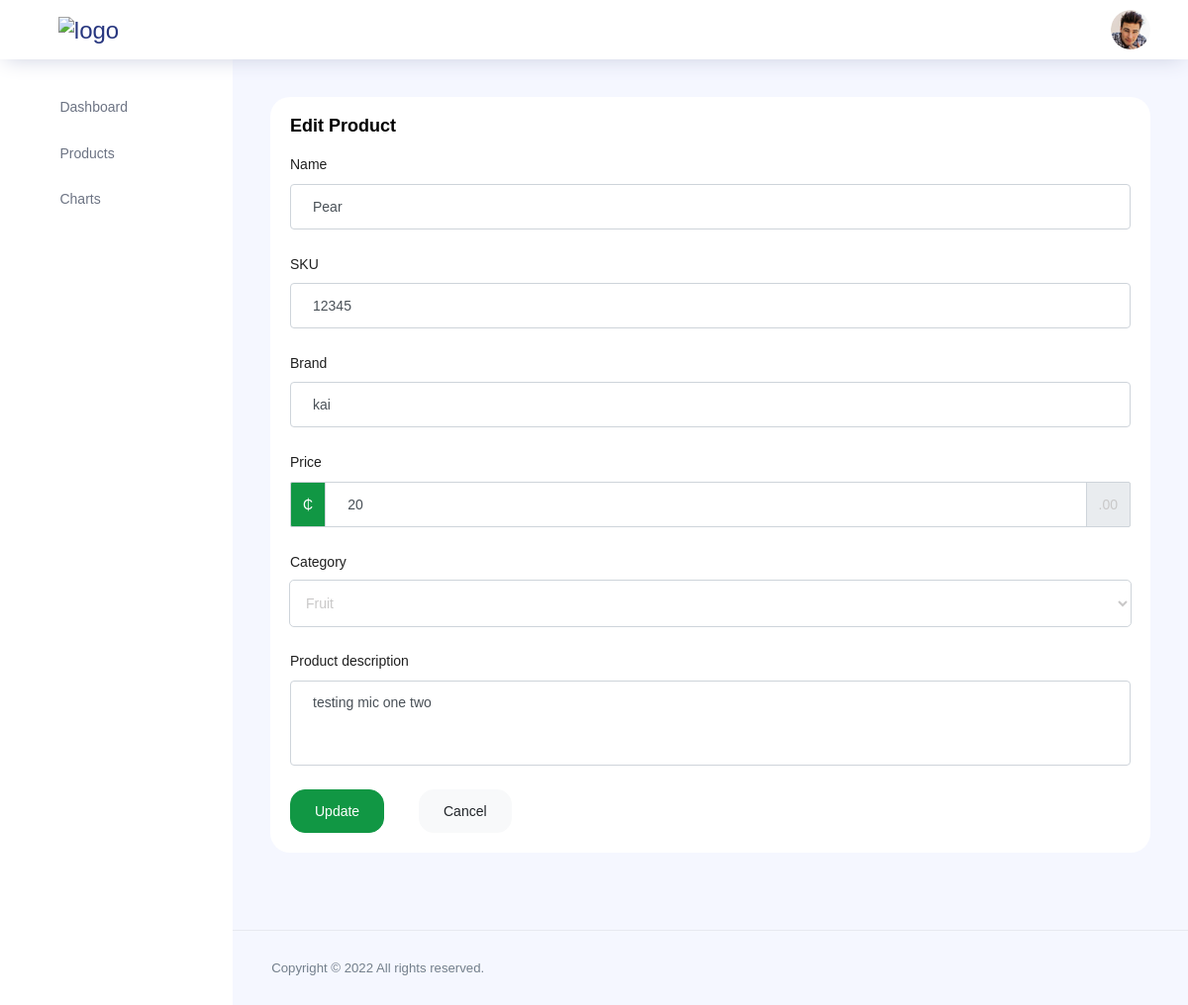
Page /edit/2/ on the committed database.
### main/models.py (models this page shows, shortened)
class product(models.Model):
    title = models.CharField(null=True,blank=True,max_length=400)
    desc = models.CharField(null=True,blank=True,max_length=700)
    sku = models.CharField(null=True,blank=True,max_length=20)
    brand = models.CharField(null=True,blank=True,max_length=500)
    price = models.CharField(null=True,blank=True,max_length=20)
    image = models.ImageField(upload_to='product_images')
    cat = models.CharField(null=True,blank=True,max_length=20)
    seller = models.ForeignKey(AUTH_USER_MODEL,on_delete=models.CASCADE)
    score = models.IntegerField(null=True,blank=True,default=0)
    added_on = models.DateTimeField(auto_now_add=True)

### seller/views.py (the view, shortened to what this page needs)
# urls.py: path('edit/<int:pid>/',views.edit, name="edit")
def edit(request,pid):
    context={}
    allcat = categorie.objects.all()
    context["allcat"] = allcat
    theproduct = product.objects.get(id=pid)
    if theproduct is not None:
        context["pro"] = theproduct
    else:
        print("Did not get the product")
    return render(request,"editproduct.html",context)

### seller/templates/editproduct.html (shortened to what this page needs)
{% extends 'basetemp.html' %}
{% block content %}
      <div class="main-panel">
        <div class="content-wrapper">
          <div class="row">
            <div class="col-12 grid-margin stretch-card">
              <div class="card">
                <div class="card-body">
                  <h4 class="card-title">Edit Product</h4>
                  <form class="forms-sample" method="post" action="" enctype="multipart/form-data">
                    <div class="form-group">
                      <label for="exampleInputName1">Name</label>
                      <input type="text" class="form-control" id="exampleInputName1" name="title" value={{pro.title}}>
                    </div>
                    <div class="form-group">
                        <label for="exampleInputName2">SKU</label>
                        <input type="text" class="form-control" id="exampleInputName1" Value={{pro.sku}} name="sku">
                    </div>
                    <div class="form-group">
                        <label for="exampleInputName3">Brand</label>
                        <input type="text" class="form-control" id="exampleInputName1" value={{pro.brand}} name="brand">
                    </div>
                    <div class="form-group">
                        <label for="theprice">Price</label>
                        <div class="input-group">
                          <div class="input-group-prepend">
                            <span class="input-group-text bg-primary text-white">&#8373;</span>
                          </div>
                          <input type="number" class="form-control" id="theprice" value={{pro.price}} name="price">
                          <div class="input-group-append">
                            <span class="input-group-text">.00</span>
                          </div>
                        </div>
                      </div>
                    <div class="form-group">
                      <label for="exampleSelectGender">Category</label>
                        <select class="form-control" id="exampleSelectGender" name="cat" >
                            <option class="selected" value={{pro.cat}}>{{pro.cat}}</option>
                        </select>
                      </div>
                    <div class="form-group">
                      <label for="exampleTextarea1">Product description</label>
                      <textarea class="form-control" id="exampleTextarea1" rows="4" name="desc">{{pro.desc}}</textarea>
                    </div>
                    <button type="submit" class="btn btn-primary mr-2">Update</button>
                  </form>
                  <div style="position:absolute; bottom:0; left:0; margin-left:150px; margin-bottom:20px">
                  <a href="/products/"><button class="btn btn-light">Cancel</button></a>
                  </div>
                </div>
              </div>
            </div>
          </div>
        </div>
{% endblock %}

### rows in the picture
product: title "Pear", sku "12345", brand "kai", price "20", cat "Fruit", desc "testing mic one two"
